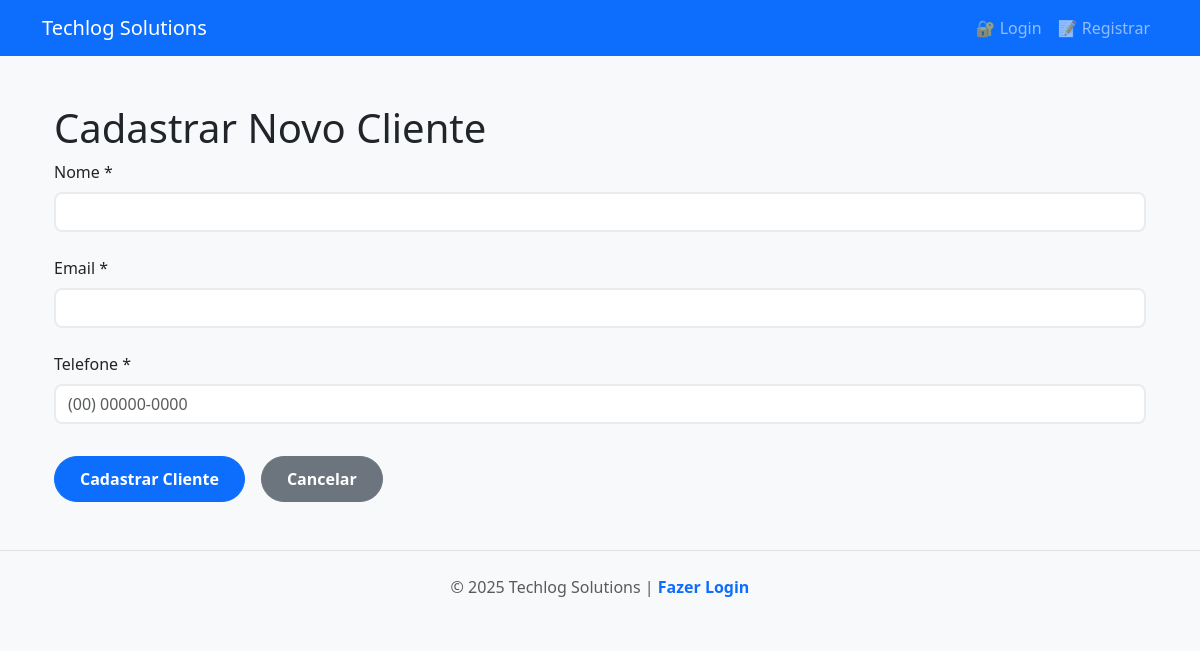
Before: /clientes/5 with the older database file.
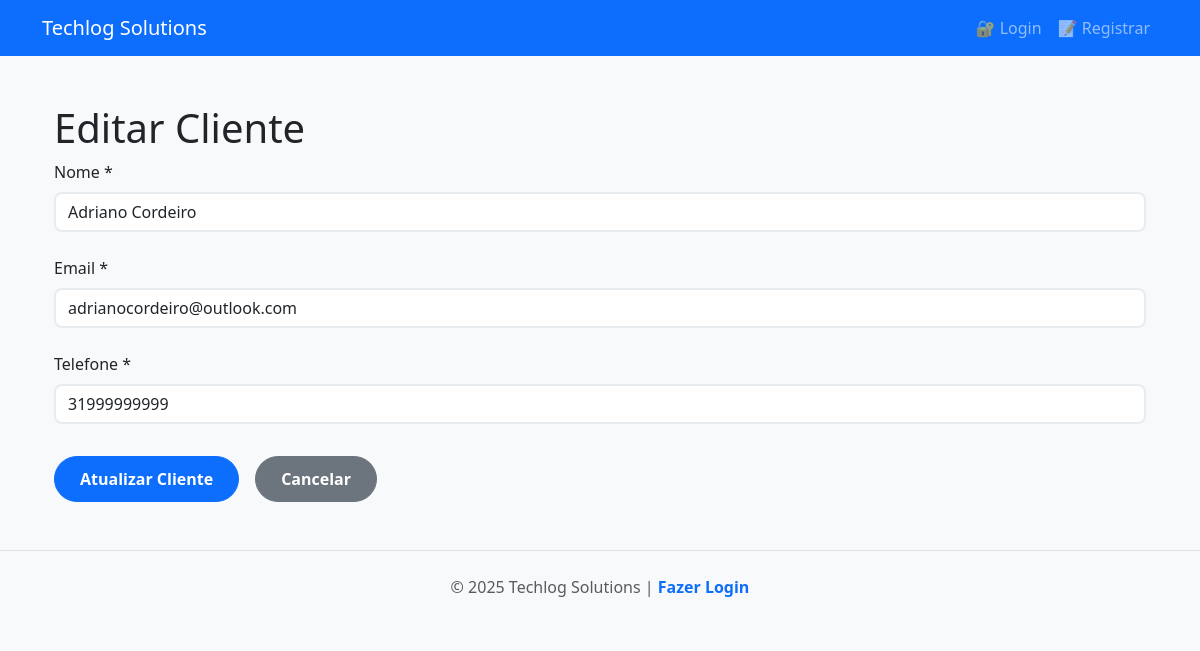
After: the same page with the newer database file.
### tables this page shows
CREATE TABLE clientes (
                    id INTEGER PRIMARY KEY AUTOINCREMENT,
                    nome TEXT NOT NULL,
                    email TEXT NOT NULL,
                    telefone TEXT NOT NULL
                );

### app/rotas/cliente.py (the view)
@front_router.get("/{cliente_id}", response_class=HTMLResponse)
async def pagina_editar_cliente(
    request: Request,
    cliente_id: int,
    cliente_repositorio: Annotated[
        ClienteRepositorio, Depends(obter_cliente_repositorio)
    ],
):
    cliente = await cliente_repositorio.buscar_cliente(cliente_id)
    return templates.TemplateResponse(
        request=request,
        name="clientes-form.html",
        context={
            "cliente": cliente,
        },
    )

### templates/clientes-form.html (shortened to what this page needs)
{% extends "base.html" %}  {% block conteudo %}
<div class="container">
  <h1>
    {{ 'Editar' if cliente else 'Cadastrar Novo' }} Cliente {{cliente_id}}
  </h1>
  <form id="formCliente" class="form-cliente">
    <div class="form-group">
      <label for="nome">Nome *</label>
      <input
        type="text"
        id="nome"
        name="nome"
        class="form-control"
        value="{{ cliente.nome if cliente else '' }}"
        required
      />
    </div>
    <div class="form-group">
      <label for="email">Email *</label>
      <input
        type="email"
        id="email"
        name="email"
        class="form-control"
        value="{{ cliente.email if cliente else '' }}"
        required
      />
    </div>
    <div class="form-group">
      <label for="telefone">Telefone *</label>
      <input
        type="tel"
        id="telefone"
        name="telefone"
        class="form-control"
        placeholder="(00) 00000-0000"
        value="{{ cliente.telefone if cliente else '' }}"
        required
      />
    </div>
    <div class="form-actions">
      <button type="submit" class="btn btn-primary">
        {{ 'Atualizar' if cliente else 'Cadastrar' }} Cliente
      </button>
      <a href="/clientes" class="btn btn-secondary">Cancelar</a>
    </div>
  </form>
</div>
{% endblock %}

Changed rows visible on the page:
added clientes: nome "Adriano Cordeiro", email "adrianocordeiro@outlook.com", telefone "31999999999"
Other visible differences:
{{ 'Editar' if cliente else 'Cadastrar Novo' }}: "Cadastrar Novo" → "Editar"
{{ 'Atualizar' if cliente else 'Cadastrar' }}: "Cadastrar" → "Atualizar"
